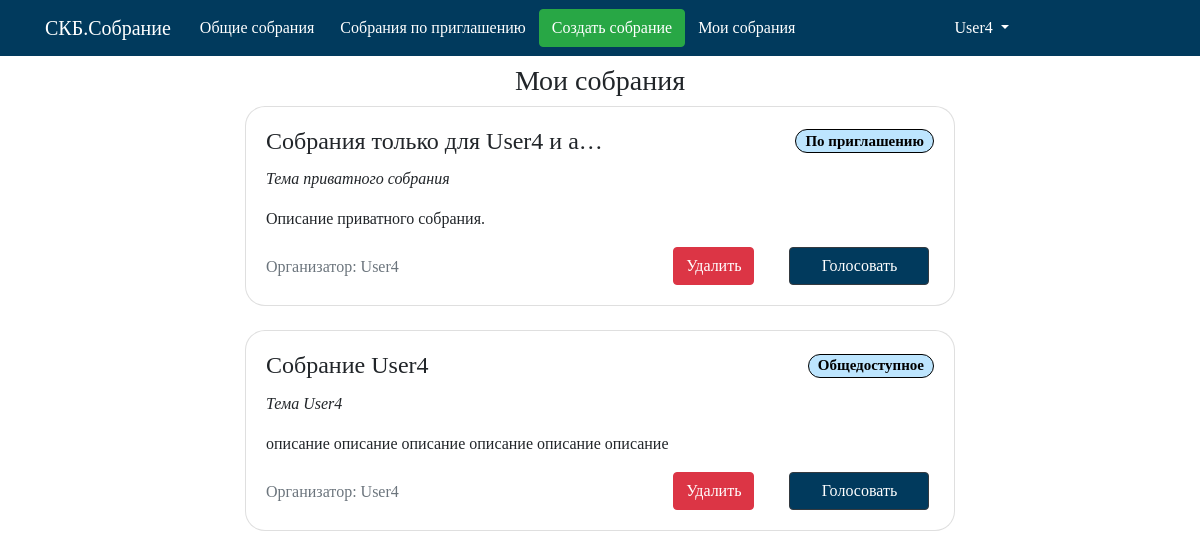
Screenshot of /maket/my_meetings/ (signed in) with the database file from the repository.
### maket/models.py (models this page shows, shortened)
class Collect(models.Model):  # Собрание
    name = models.CharField('Название собрания', max_length=100, db_index=True,primary_key=True)
    tpesobr = models.CharField('Тип собрания',max_length= 20,default='Общедоступное')
    user = models.ForeignKey(User,verbose_name='Организатор',on_delete=models.CASCADE,unique=False)
    theme = models.CharField('Тема собрания', max_length=250)
    description = models.CharField('Описание собрания',max_length=500)
    duration = models.TimeField(verbose_name='Длительность')
    slug = models.SlugField(blank=True)
    def get_absolute_url(self):
        return reverse('vote_meeting_url', kwargs={'meeting_slug': self.slug})

### maket/views.py (the view)
# urls.py: path('my_meetings/', my_meetings_list, name='my_meetings_list_url'),
def my_meetings_list(request):
    my_meets_list = Collect.objects.filter(user__username=request.user.username)
    my_meets_list = my_meets_list[::-1]
    context = {'my_meets_list': my_meets_list}
    return render(request, 'maket/my_meetings.html', context)

### maket/templates/maket/my_meetings.html
{% extends 'maket/base.html' %}
{% block menu %}
{% if user.is_authenticated %}
{% include 'maket/includes/nav.html' %}
{% else %}
{% include 'maket/includes/nav_sign_log.html' %}
{% endif %}
{% endblock %}
{% block name %}
{% if user.is_authenticated %}
Мои собрания
{% endif %}
{% endblock %}
{% block content %}
{% if user.is_authenticated %}
{% if not my_meets_list %}
<h4 align="center"> <p class="text-danger">У Вас пока нет созданных собраний</p> </h4>
{% else %}
{% for col in my_meets_list %}
{% include 'maket/includes/card_my_meet.html' %}
{% endfor %}
{% endif %}
{% endif %}
{% endblock %}

### maket/templates/maket/includes/nav.html (shortened to what this page needs)
<div class="collapse navbar-collapse "  id="navbarNavDropdown">
    <ul class="navbar-nav mr-auto">
        <li class="nav-item">
            <a class="btn" href="{% url 'public_meetings_list_url' %}">Общие собрания</a>
        </li>
        <li class="nav-item">
            <a class="btn" href="{% url 'private_meetings_list_url' %}">Собрания по приглашению</a>
        </li>
        <li class="nav-item">
            <a class="btn btn-success" href="{% url 'create_meeting_url'%}"> Создать собрание</a>
        </li>
        <li class="nav-item">
            <a class="btn" href="{% url 'my_meetings_list_url'%}">Мои собрания</a>
        </li>
    </ul>
    <ul class="navbar-nav mr-auto">
        <li class="nav-item dropdown">
            <a class="nav-link dropdown-toggle" href="#" id="navbarDropdown" role="button" data-toggle="dropdown" aria-haspopup="true" aria-expanded="false">
                {% load account %}
                {% user_display user %}
            </a>
        </li>
    </ul>
</div>

### maket/templates/maket/includes/card_my_meet.html
{% extends 'maket/includes/base_card.html' %}
{% block deletecol %}
    <a href="delete/{{col.name}}" class="btn btn-danger mr-0 ">Удалить</a>
{% endblock %}

### maket/templates/maket/includes/base_card.html
<div class="col-md-8 offset-md-2" >
    <div class="card mb-4">
        <div class="card-body">
            <div class="row">
                <h4 class="card-title col-md-8">{{ col.name|truncatechars:30 }} </h4>
                <h5 class="card-title col-md-4 text-right"><span class="badge badge-pill badge-info" data-toggle="tooltip" data-placement="right" >{{ col.tpesobr }}</span></h5>
            </div>
            <p class="card-text font-italic"> {{ col.theme|truncatechars:60 }}</p>
            <p class="card-text "> {{ col.description|truncatechars:127 }}</p>
            <div class="row">
                <div class=" col-md-7 pt-2">
                   <p class="card-text text-muted"> Организатор: {{ col.user }}</p>
                </div>
                <div class=" col-md-2">
                    {% block deletecol %}
                    {% endblock %}
                </div>
                <div class="col-md-3">
                    <a href="{{ col.get_absolute_url }}" class="btn btn-dark mr-0 vote">Голосовать</a>
                </div>
            </div>
        </div>
    </div>
</div>

### maket/static/css/style.css (style rules this page uses)
div.collapse a { color: white; }
.card.mb-4 { border-radius: 20px; }
a.btn-dark, .vote { background-color:#013a5d; width:140px; }
.vote { background-color:#013a5d; width:180px; }
span.badge { background-color:#bde5fe; border: 1px solid; border-color: black; color: black; }

### rows the page displays
Collect: name "Собрания только для User4 и a…", tpesobr "По приглашению", theme "Тема приватного собрания", description "Описание приватного собрания.", user "User4"
Collect: name "Собрание User4", tpesobr "Общедоступное", theme "Тема User4", description "описание описание описание описание описание описание", user "User4"
